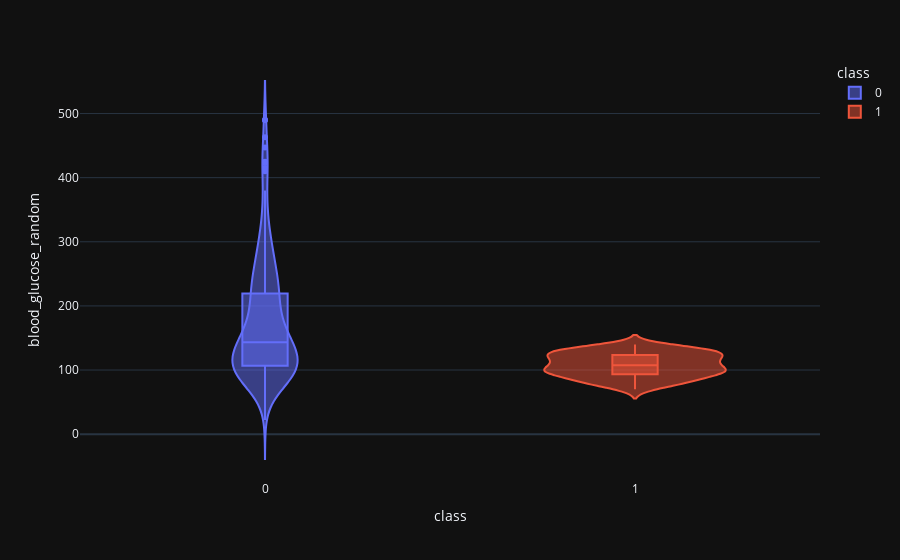

Notebook code cell kept with this figure:
### Code cell
violin('blood_glucose_random')

### Figure 1 — Plotly figure (JSON) as saved in the notebook; plotly's stock layout.template omitted (floating-point values rounded to 4 significant figures; data arrays with more than 128 entries replaced by an {"elided": "..."} marker saying what was removed)
{"data": [{"alignmentgroup": "True", "box": {"visible": true}, "hovertemplate": "class=%{x}<br>blood_glucose_random=%{y}<extra></extra>", "legendgroup": "0", "marker": {"color": "#636efa"}, "name": "0", "offsetgroup": "0", "orientation": "v", "scalegroup": "True", "showlegend": true, "type": "violin", "x": {"elided": "250 int values"}, "x0": " ", "xaxis": "x", "y": {"elided": "250 float values"}, "y0": " ", "yaxis": "y"}, {"alignmentgroup": "True", "box": {"visible": true}, "hovertemplate": "class=%{x}<br>blood_glucose_random=%{y}<extra></extra>", "legendgroup": "1", "marker": {"color": "#EF553B"}, "name": "1", "offsetgroup": "1", "orientation": "v", "scalegroup": "True", "showlegend": true, "type": "violin", "x": {"elided": "150 int values"}, "x0": " ", "xaxis": "x", "y": {"elided": "150 float values"}, "y0": " ", "yaxis": "y"}], "layout": {"legend": {"title": {"text": "class"}, "tracegroupgap": 0}, "margin": {"t": 60}, "violinmode": "overlay", "xaxis": {"anchor": "y", "categoryarray": [0, 1], "categoryorder": "array", "domain": [0, 1], "title": {"text": "class"}}, "yaxis": {"anchor": "x", "domain": [0, 1], "title": {"text": "blood_glucose_random"}}}}
